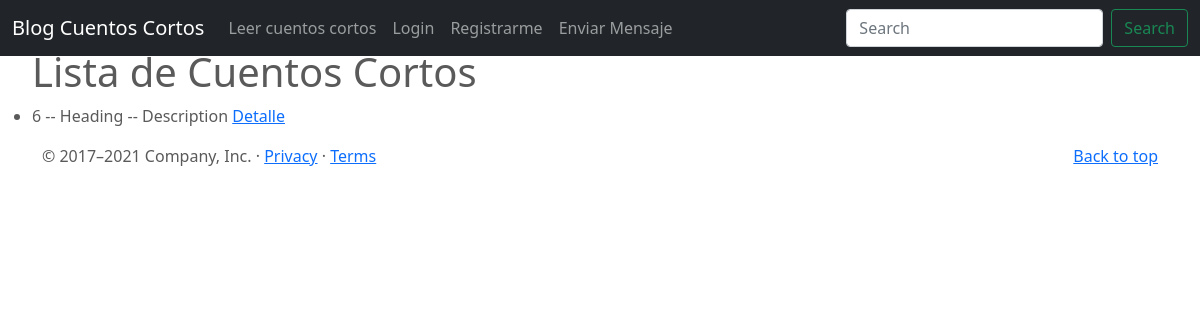
/post/list, run on an earlier commit of the app's database.
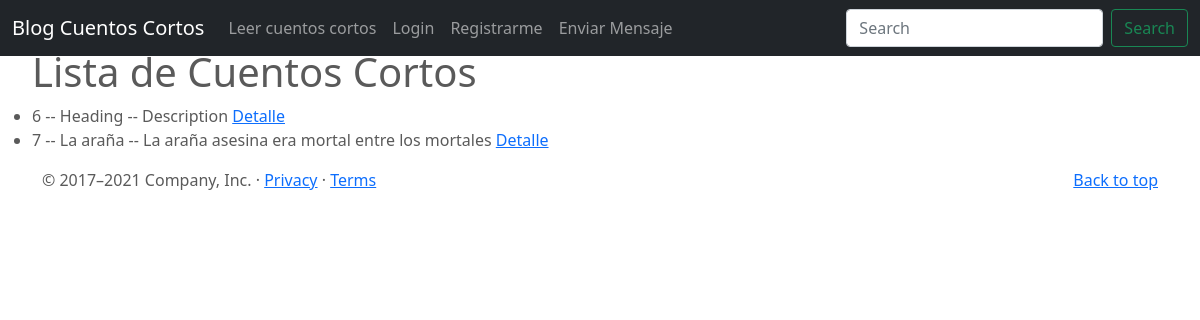
And on a later commit of the database.
### blog_cc/models.py (models this page shows)
class Post(models.Model):
    carousel_caption_title = models.CharField(max_length=30)
    carousel_caption_description =  models.CharField(max_length=80)
    heading = models.CharField(max_length=15)
    description = models.CharField(max_length=500)
    publisher = models.ForeignKey(to=User, on_delete=models.CASCADE, related_name="publisher")
    imagen = models.ImageField(upload_to="posts", null=True, blank=True)
    creado_el = models.DateTimeField(auto_now_add = True)
    def __str__(self):
        return f"{self.id} -- {self.heading} -- {self.description}"

### blog_cc/views.py (the view)
# urls.py: path('post/list', PostList.as_view(), name="post-list"),
class PostList(ListView):
    model = Post
    context_object_name = "posts"

### blog_cc/templates/blog_cc/post_list.html (shortened to what this page needs)
{% extends "blog_cc/base.html" %}
{% block main %}<ul>
    <h1> Lista de Cuentos Cortos</h1>
    {% for post in object_list  %}
    <li>
        {{post}}
        <a href="{% url 'post-detail' post.id %}" > Detalle</a>
    </li>
    {% endfor %}
    </ul>
{% endblock %}

What changed in the data, as far as the page shows it:
added Post: id+heading+description "7 -- La araña -- La araña asesina era mortal entre los mortales"
